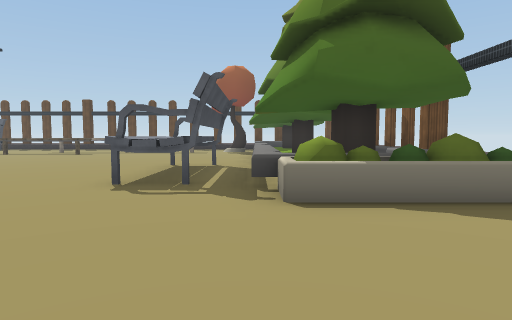
view 1 (above)

24 first-person views from a walk through a scene from a Unity 3-D project. The camera is 1.5 m above the floor, tilts 4° down and sees 75° across. The floor is counted in squares, 2 m on a side. Each view is taken from the middle of a square. On the plan, view 1 faces up. The plan holds only what a view shows up to about 11 squares ahead; the rest is blank. The place goes on beyond the plan. The player character is not drawn. Some surface patterns are stand-ins.

view 2
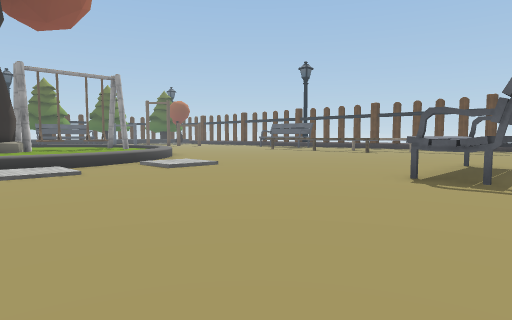

view 3
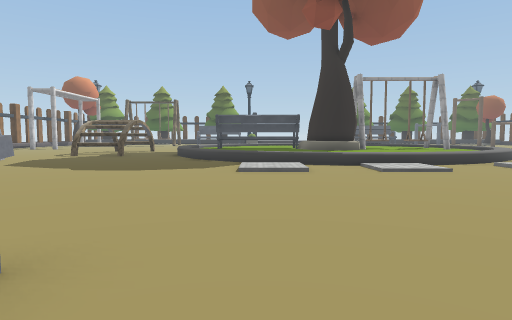

view 4
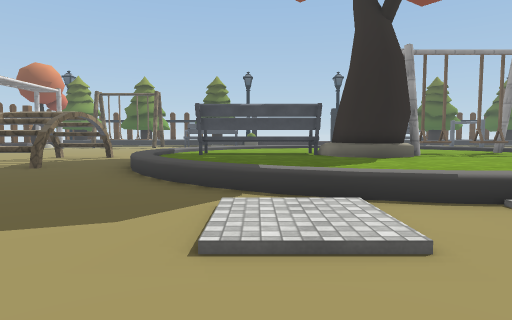

view 5
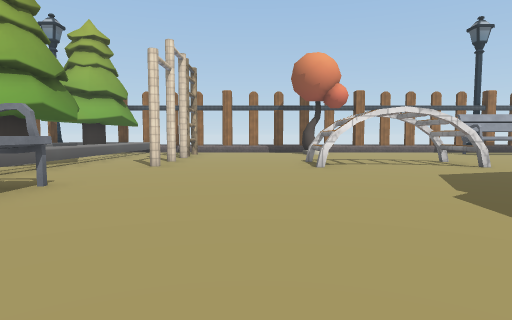

view 6
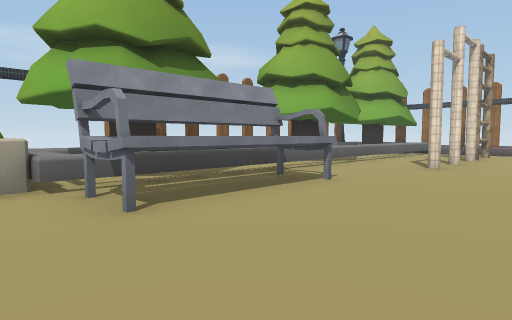

view 7
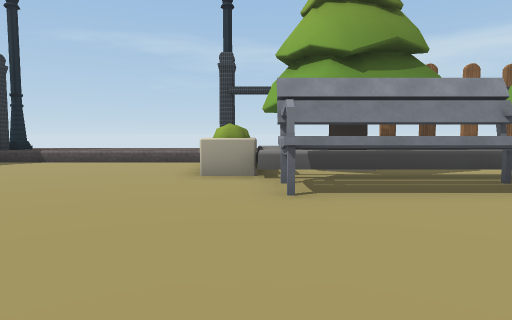

view 8
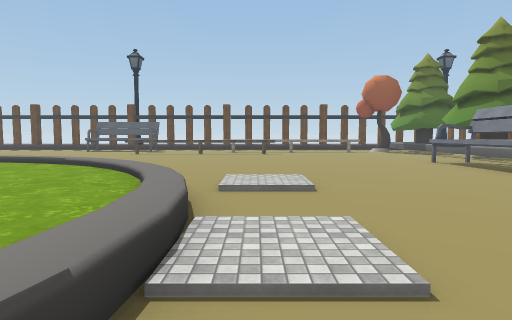

view 9
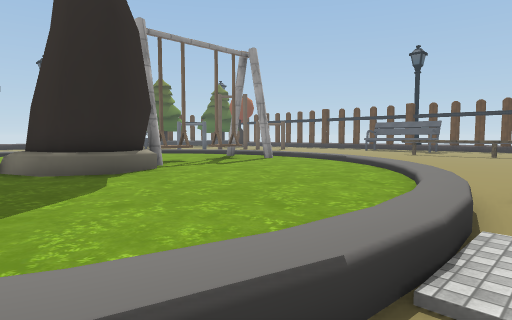

view 10
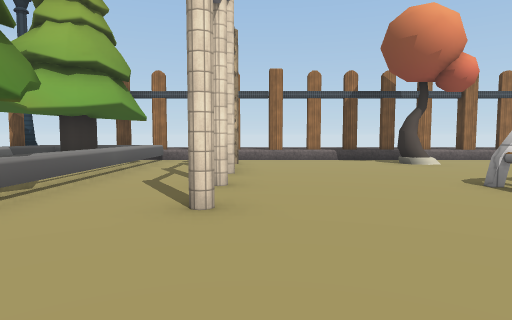

view 11
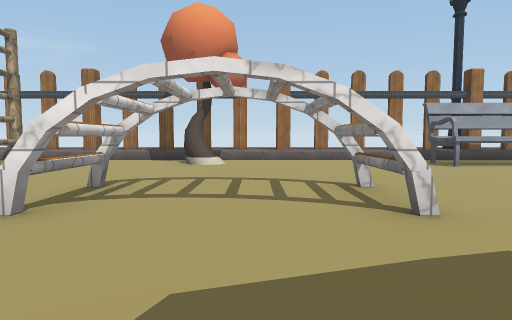

view 12
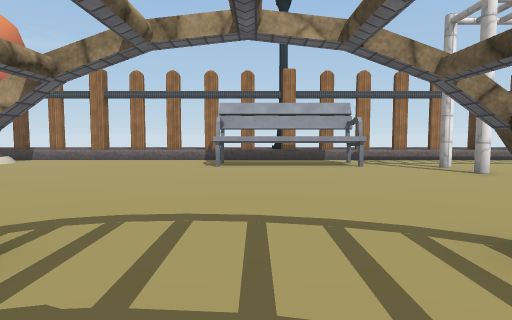

view 13
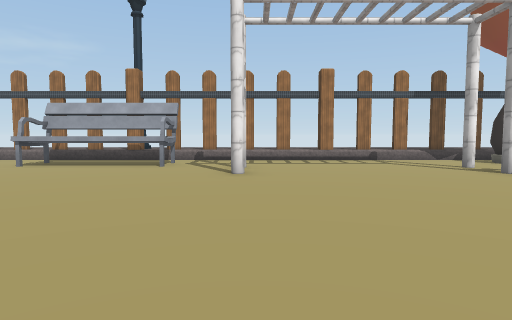

view 14
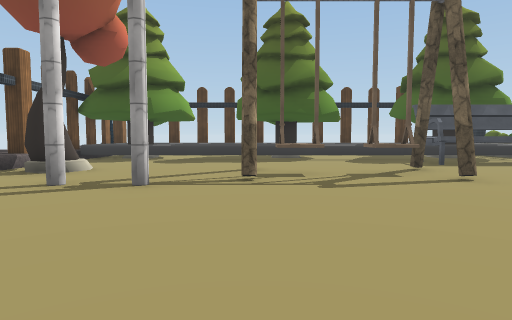

view 15
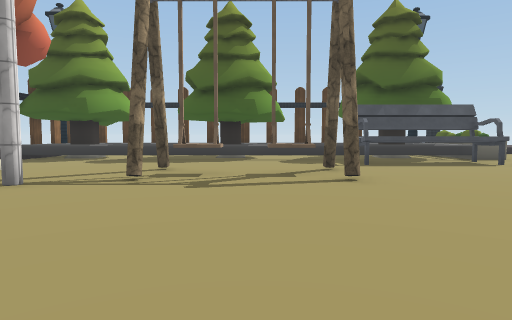

view 16
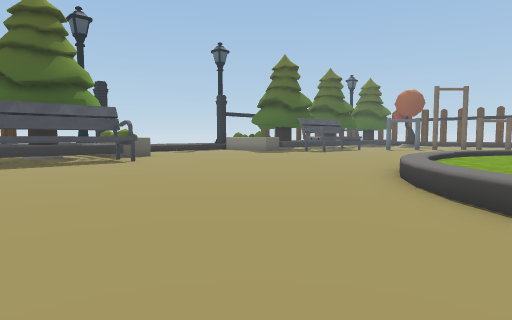

view 17
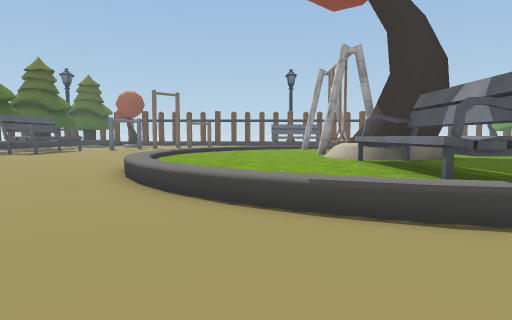

view 18
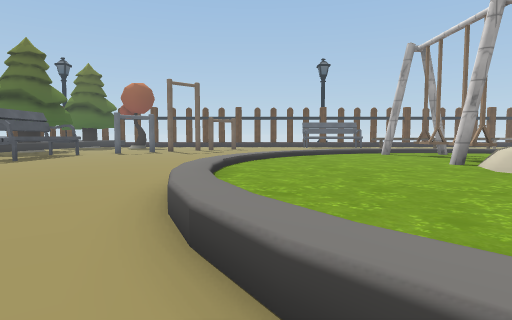

view 19
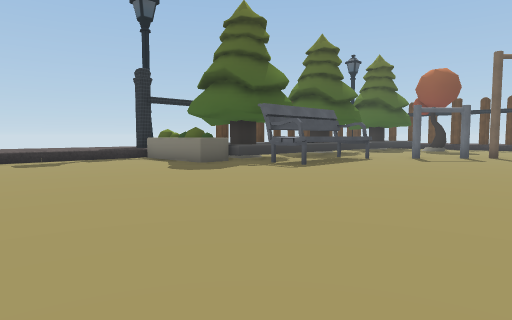

view 20
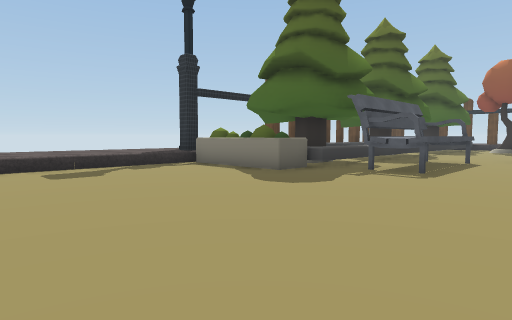

view 21
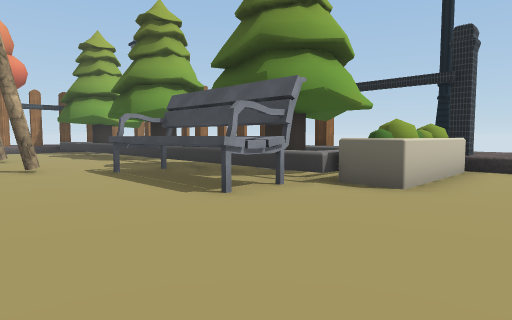

view 22
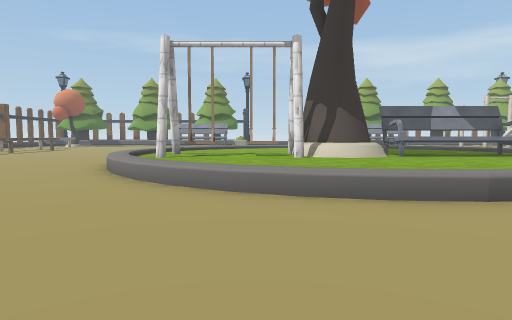

view 23
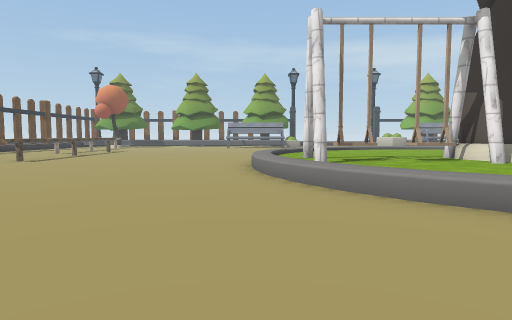

view 24
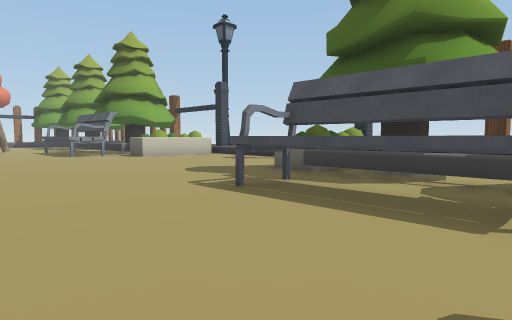

### Floor plan
Key: @ floor where view 1 was taken; # wall or solid block; x gap in a wall; . main floor; : floor 0.25 m higher than the main floor; + floor 0.5 m higher than the main floor; * floor 0.75 m higher than the main floor; / step, stairs or slope; = window, fence, low wall or low ledge; ^ raised ledge; F fence; O other object.
Columns run from 37 left of view 1 to 5 right of it. Each row starts with its distance up from view 1.
  9       ^.O....  ....................OO^  ^F
  8    F :^.O................ .........OO^  ^
  7    F #^.O...........====.  ........OO^ #
  6      #^.O.........=:####:=.........OO^ #
  5      OO..........=#:###::#=..........OOO
  4   #OOOO.........=#:::#:::::=.:/.......OOOx#
  3  **.............:::::#:::::////..........*
  2 ***............=::::###:::::=............*
  1 ***............*::::=###::::///..........*
  0 ***............*::::^###::::*:/......@...*
 -1  **............=::::OOO=::::=............*
 -2  **............//:::OOO::::#=//..........*
 -3  *#OOOO.........=:::OOO::::=.:/.......O  x
 -4   #  OO........./=::OOO:::=/.........OOOO
 -5       ^OO......../=#OOO::=/.........O^ =^
 -6    ^ #^OO..........====*+...........O^##^
 -7    F :^OO...........................O^: ^O
 -8      :^OO........... ...............O^: ^F
 -9      :^..#.#.......  ...#............^: ^F
-10      :^...^.........#...  ...........^: ^F
-11       ^...x........................#.^:
-12       ^...^................#..#......^xx
-13       ^..#.#...............#..#....#.^:
-14       ^..............................^:
-15       ^............................#.^:
-16       ^.....#....#.................#.^: ^
-17       ^..=#.........OOOO...../#....#.^ #^
-18       ^.  x................../.......^^^^F
-19       FO FFFF*FFFF*FFFF*FFFF*FFFF*FFFFF

Where each view was taken, in squares from view 1:
view 1: 0 up, 0 right, facing up
view 2: 1 down, 0 right, facing up-left
view 3: 3 down, 0 right, facing left
view 4: 3 down, 5 left, facing left
view 5: 3 down, 5 left, facing down
view 6: 3 down, 5 left, facing down-right
view 7: 4 down, 6 left, facing right
view 8: 2 down, 8 left, facing up
view 9: 2 down, 8 left, facing up-left
view 10: 8 down, 3 left, facing down
view 11: 8 down, 9 left, facing down
view 12: 8 down, 15 left, facing down
view 13: 8 down, 20 left, facing down
view 14: 13 down, 20 left, facing left
view 15: 11 down, 20 left, facing left
view 16: 9 down, 19 left, facing up-left
view 17: 9 down, 19 left, facing up
view 18: 5 down, 21 left, facing up
view 19: 2 down, 23 left, facing up-left
view 20: 2 down, 26 left, facing up-left
view 21: 1 down, 26 left, facing down-left
view 22: 3 up, 26 left, facing right
view 23: 7 up, 24 left, facing right
view 24: 9 up, 25 left, facing down-left
